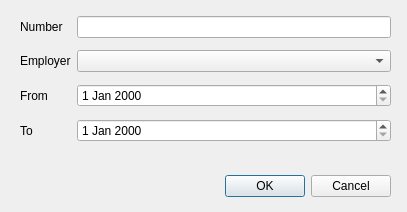
<?xml version="1.0" encoding="UTF-8"?>
<ui version="4.0">
 <class>addPhone</class>
 <widget class="QDialog" name="addPhone">
  <property name="geometry">
   <rect>
    <x>0</x>
    <y>0</y>
    <width>407</width>
    <height>212</height>
   </rect>
  </property>
  <property name="windowTitle">
   <string>Dialog</string>
  </property>
  <widget class="QDialogButtonBox" name="buttonBox">
   <property name="geometry">
    <rect>
     <x>50</x>
     <y>170</y>
     <width>341</width>
     <height>32</height>
    </rect>
   </property>
   <property name="orientation">
    <enum>Qt::Horizontal</enum>
   </property>
   <property name="standardButtons">
    <set>QDialogButtonBox::Cancel|QDialogButtonBox::Ok</set>
   </property>
  </widget>
  <widget class="QWidget" name="layoutWidget">
   <property name="geometry">
    <rect>
     <x>20</x>
     <y>10</y>
     <width>371</width>
     <height>141</height>
    </rect>
   </property>
   <layout class="QGridLayout" name="gridLayout">
    <item row="0" column="0">
     <widget class="QLabel" name="label_number">
      <property name="text">
       <string>Number</string>
      </property>
     </widget>
    </item>
    <item row="0" column="1">
     <widget class="QLineEdit" name="number"/>
    </item>
    <item row="1" column="0">
     <widget class="QLabel" name="label_employer">
      <property name="text">
       <string>Employer</string>
      </property>
     </widget>
    </item>
    <item row="1" column="1">
     <widget class="QComboBox" name="employer"/>
    </item>
    <item row="2" column="0">
     <widget class="QLabel" name="label_from">
      <property name="text">
       <string>From</string>
      </property>
     </widget>
    </item>
    <item row="2" column="1">
     <widget class="QDateEdit" name="from_date"/>
    </item>
    <item row="3" column="0">
     <widget class="QLabel" name="label_to">
      <property name="text">
       <string>To</string>
      </property>
     </widget>
    </item>
    <item row="3" column="1">
     <widget class="QDateEdit" name="to_date"/>
    </item>
   </layout>
  </widget>
 </widget>
 <resources/>
 <connections>
  <connection>
   <sender>buttonBox</sender>
   <signal>accepted()</signal>
   <receiver>addPhone</receiver>
   <slot>accept()</slot>
   <hints>
    <hint type="sourcelabel">
     <x>248</x>
     <y>254</y>
    </hint>
    <hint type="destinationlabel">
     <x>157</x>
     <y>274</y>
    </hint>
   </hints>
  </connection>
  <connection>
   <sender>buttonBox</sender>
   <signal>rejected()</signal>
   <receiver>addPhone</receiver>
   <slot>reject()</slot>
   <hints>
    <hint type="sourcelabel">
     <x>316</x>
     <y>260</y>
    </hint>
    <hint type="destinationlabel">
     <x>286</x>
     <y>274</y>
    </hint>
   </hints>
  </connection>
 </connections>
</ui>
